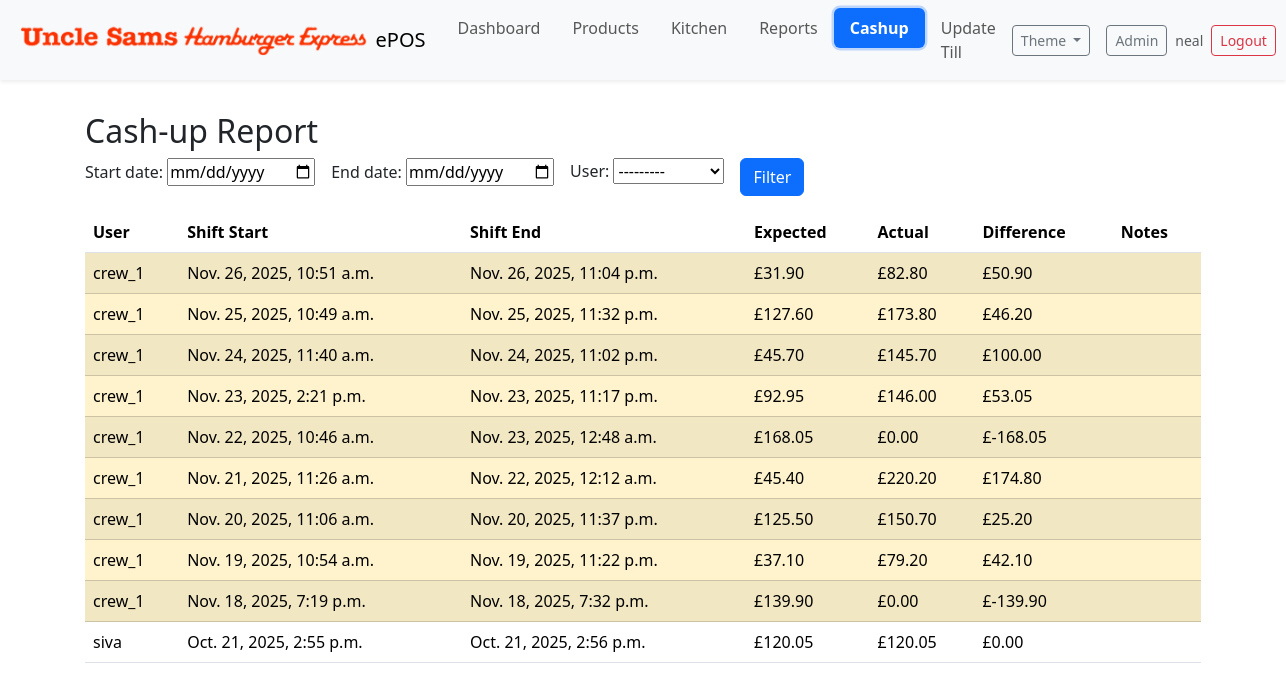
Screenshot of /cashup/report/ (signed in) with the database file from the repository.
### cashup/models.py (models this page shows, shortened)
class CashUp(models.Model):
    shift = models.OneToOneField(Shift, on_delete=models.CASCADE, related_name='cashup')
    expected_amount = models.DecimalField(max_digits=10, decimal_places=2, help_text="Expected cash amount based on transactions")
    actual_amount = models.DecimalField(max_digits=10, decimal_places=2, help_text="Actual cash amount counted at the end of the shift")
    difference = models.DecimalField(max_digits=10, decimal_places=2, help_text="Difference between expected and actual amounts")
    created_at = models.DateTimeField(default=timezone.now)
    notes = models.TextField(blank=True)
    class Meta:
        ordering = ['-created_at']

class Shift(models.Model):
    user = models.ForeignKey('auth.User', on_delete=models.CASCADE)
    start_time = models.DateTimeField(default=timezone.now)
    end_time = models.DateTimeField(null=True, blank=True)
    is_closed = models.BooleanField(default=False)
    class Meta:
        ordering = ['-start_time']

### cashup/views.py (the view, shortened to what this page needs)
# urls.py: path('report/', views.report, name='report'),
@login_required
def report(request):
    if request.user.groups.exists() and not _has_group(request.user, 'Manager'):
        messages.error(request, 'You do not have permission to view reports.')
        return redirect('cashup:index')
    form = ReportFilterForm(request.GET or None)
    qs = CashUp.objects.select_related('shift', 'shift__user').order_by('-created_at')
    rows = list(qs)
    return render(request, 'cashup/report.html', { 'form': form, 'rows': rows })

### cashup/forms.py
class ReportFilterForm(forms.Form):
    start_date = forms.DateField(required=False, widget=forms.DateInput(attrs={'type':'date'}))
    end_date = forms.DateField(required=False, widget=forms.DateInput(attrs={'type':'date'}))
    user = forms.ModelChoiceField(queryset=get_user_model().objects.all().order_by('username'), required=False)

### cashup/templates/cashup/report.html (shortened to what this page needs)
{% extends 'manage_orders/index.html' %}
{% block content %}
<div class="container py-3">
  <h2>Cash-up Report</h2>
  <form method="get" class="row g-3 mb-3">
    <div class="col-auto">{{ form.start_date.label_tag }} {{ form.start_date }}</div>
    <div class="col-auto">{{ form.end_date.label_tag }} {{ form.end_date }}</div>
    <div class="col-auto">{{ form.user.label_tag }} {{ form.user }}</div>
    <div class="col-auto align-self-end"><button class="btn btn-primary">Filter</button></div>
  </form>
  <div class="table-responsive">
    <table class="table table-striped align-middle">
      <thead>
        <tr>
          <th>User</th>
          <th>Shift Start</th>
          <th>Shift End</th>
          <th>Expected</th>
          <th>Actual</th>
          <th>Difference</th>
          <th>Notes</th>
        </tr>
      </thead>
      <tbody>
        {% for r in rows %}
          <tr class="{% if r.difference and r.difference != 0 %}table-warning{% endif %}">
            <td>{{ r.shift.user.username }}</td>
            <td>{{ r.shift.start_time }}</td>
            <td>{{ r.shift.end_time }}</td>
            <td>£{{ r.expected_amount }}</td>
            <td>£{{ r.actual_amount }}</td>
            <td>£{{ r.difference }}</td>
            <td class="small">{{ r.notes }}</td>
          </tr>
        {% empty %}
          <tr><td colspan="7" class="text-muted">No results.</td></tr>
        {% endfor %}
      </tbody>
    </table>
  </div>
</div>
{% endblock %}

### manage_orders/templates/manage_orders/navbar.html (shortened to what this page needs)
{% load static %}
<nav class="navbar navbar-expand-lg bg-body-tertiary mb-3 shadow-sm">
  <div class="container-fluid">
    <a class="navbar-brand d-flex align-items-center" href="/">
      <img src="{% static 'img/ushe-2.png' %}" alt="Logo" style="height:32px;width:auto;" class="me-2">
      <span>ePOS</span>
    </a>
    <div class="collapse navbar-collapse" id="navbarNav">
  <ul class="navbar-nav me-auto">
        <li class="nav-item">
          <a class="nav-link rounded px-3 py-2 {% if '/manage_orders/dashboard' in request.path %}nav-active{% endif %}" href="/manage_orders/dashboard/">Dashboard</a>
        </li>
        <li class="nav-item">
          <a class="nav-link rounded px-3 py-2 {% if '/manage_orders/app_prod_order' in request.path %}nav-active{% endif %}" href="/manage_orders/app_prod_order/">Products</a>
        </li>
        <li class="nav-item">
          <a class="nav-link rounded px-3 py-2 {% if '/manage_orders/kitchen' in request.path %}nav-active{% endif %}" href="/manage_orders/kitchen/">Kitchen</a>
        </li>
        <li class="nav-item">
          <a class="nav-link rounded px-3 py-2 {% if '/manage_orders/reports' in request.path %}nav-active{% endif %}" href="/manage_orders/reports/">Reports</a>
        </li>
        <li class="nav-item">
          <a class="nav-link rounded px-3 py-2 {% if '/cashup/' in request.path %}nav-active{% endif %}" href="/cashup/">Cashup</a>
        </li>
        {% if request.user.is_superuser %}
        <li class="nav-item">
          <a class="nav-link rounded px-3 py-2 {% if '/update_till/' in request.path %}nav-active{% endif %}" href="{% url 'update_till_import' %}">Update Till</a>
        </li>
        {% endif %}
      </ul>
      <div class="d-flex gap-2 align-items-center">
        <div class="dropdown me-2">
          <button class="btn btn-sm btn-outline-secondary dropdown-toggle" type="button" id="themeDropdown" data-bs-toggle="dropdown" aria-expanded="false">
            Theme
          </button>
        </div>
        <a href="/admin/" class="btn btn-sm btn-outline-secondary" target="_blank">Admin</a>
        {% if request.user.is_authenticated %}
          <div class="d-flex align-items-center gap-2">
            <span class="text-muted small d-none d-md-inline">{{ request.user.username }}</span>
            <form method="post" action="{% url 'cashup:logout' %}" class="m-0 p-0">
              <button type="submit" class="btn btn-sm btn-outline-danger">Logout</button>
            </form>
          </div>
        {% else %}
          <a href="{% url 'cashup:crew_login' %}" class="btn btn-sm btn-primary">Login</a>
        {% endif %}
      </div>
    </div>
  </div>
</nav>

### manage_orders/templates/manage_orders/navbar.html (style rules this page uses)
.navbar .nav-link.nav-active { background: var(--bs-primary); color:#fff !important; font-weight:600; box-shadow:0 0 0 .15rem rgba(var(--bs-primary-rgb), .25); }

### rows the page displays
CashUp: shift.user.username "crew_1", shift.start_time "Nov. 26, 2025, 10:51 a.m.", shift.end_time "Nov. 26, 2025, 11:04 p.m.", expected_amount "31.90", actual_amount "82.80", difference "50.90"
CashUp: shift.user.username "crew_1", shift.start_time "Nov. 25, 2025, 10:49 a.m.", shift.end_time "Nov. 25, 2025, 11:32 p.m.", expected_amount "127.60", actual_amount "173.80", difference "46.20"
CashUp: shift.user.username "crew_1", shift.start_time "Nov. 24, 2025, 11:40 a.m.", shift.end_time "Nov. 24, 2025, 11:02 p.m.", expected_amount "45.70", actual_amount "145.70", difference "100.00"
CashUp: shift.user.username "crew_1", shift.start_time "Nov. 23, 2025, 2:21 p.m.", shift.end_time "Nov. 23, 2025, 11:17 p.m.", expected_amount "92.95", actual_amount "146.00", difference "53.05"
CashUp: shift.user.username "crew_1", shift.start_time "Nov. 22, 2025, 10:46 a.m.", shift.end_time "Nov. 23, 2025, 12:48 a.m.", expected_amount "168.05", actual_amount "0.00", difference "-168.05"
CashUp: shift.user.username "crew_1", shift.start_time "Nov. 21, 2025, 11:26 a.m.", shift.end_time "Nov. 22, 2025, 12:12 a.m.", expected_amount "45.40", actual_amount "220.20", difference "174.80"
CashUp: shift.user.username "crew_1", shift.start_time "Nov. 20, 2025, 11:06 a.m.", shift.end_time "Nov. 20, 2025, 11:37 p.m.", expected_amount "125.50", actual_amount "150.70", difference "25.20"
CashUp: shift.user.username "crew_1", shift.start_time "Nov. 19, 2025, 10:54 a.m.", shift.end_time "Nov. 19, 2025, 11:22 p.m.", expected_amount "37.10", actual_amount "79.20", difference "42.10"
CashUp: shift.user.username "crew_1", shift.start_time "Nov. 18, 2025, 7:19 p.m.", shift.end_time "Nov. 18, 2025, 7:32 p.m.", expected_amount "139.90", actual_amount "0.00", difference "-139.90"
CashUp: shift.user.username "siva", shift.start_time "Oct. 21, 2025, 2:55 p.m.", shift.end_time "Oct. 21, 2025, 2:56 p.m.", expected_amount "120.05", actual_amount "120.05", difference "0.00"

### other values shown
{{ request.user.username }} "neal"
